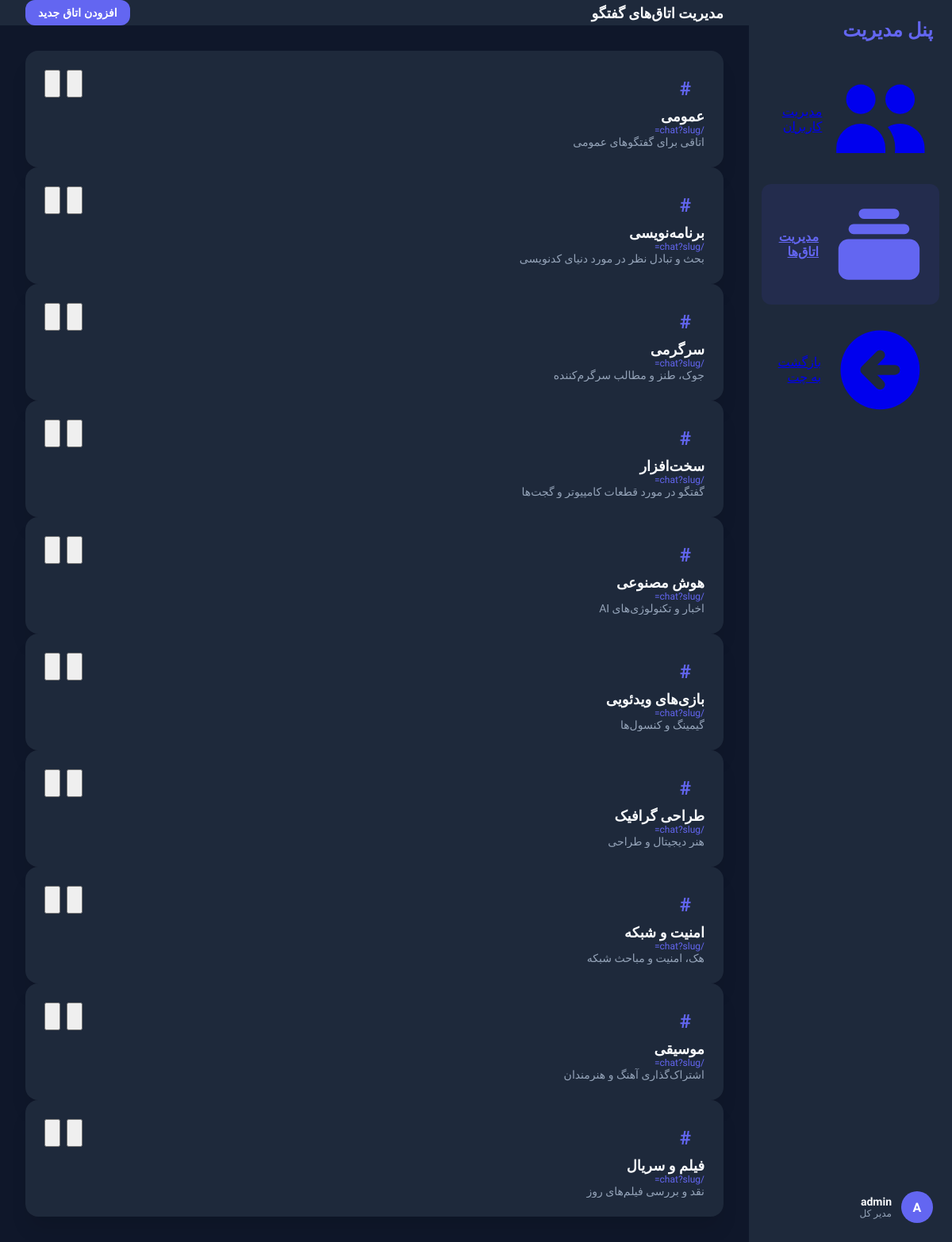
The page /admin/rooms (signed in) on the database its author committed.
### tables this page shows
CREATE TABLE rooms (
    id INTEGER PRIMARY KEY AUTOINCREMENT,
    name VARCHAR(100) NOT NULL,
    description TEXT
);

### app/Controllers/AdminController.php (called while the page is built, shortened)
<?php
class AdminController extends Controller {
    private $roomModel;
    public function __construct() {
        $this->roomModel = new Room();
    }
    public function rooms() {
        $rooms = $this->roomModel->getAll();
        return $this->view('admin/rooms', ['rooms' => $rooms]);
    }
}

### app/Core/Router.php (called while the page is built, shortened)
<?php
class Router {
    protected $routes = [];
    public function add($route, $controller, $action, $method = 'GET') {
        $this->routes[] = [
            'route' => $route,
            'controller' => $controller,
            'action' => $action,
            'method' => $method
        ];
    }
    public function dispatch($url, $requestMethod) {
        $url = parse_url($url, PHP_URL_PATH);
        foreach ($this->routes as $route) {
            if ($route['route'] === $url && $route['method'] === $requestMethod) {
                $controllerName = "App\Controllers\\" . $route['controller'];
                $action = $route['action'];
                if (class_exists($controllerName)) {
                    $controller = new $controllerName();
                    if (method_exists($controller, $action)) {
                        return $controller->$action();
                    }
                }
            }
        }
    }
}

### public/index.php (called while the page is built, shortened)
<?php
spl_autoload_register(function ($class) {
    $prefix = 'App\\';
    $base_dir = __DIR__ . '/../app/';
    $len = strlen($prefix);
    $relative_class = substr($class, $len);
    $file = $base_dir . str_replace('\\', '/', $relative_class) . '.php';
});
$router = new Router();
$router->add('/login', 'AuthController', 'showLogin', 'GET');
$router->add('/login', 'AuthController', 'login', 'POST');
$router->add('/register', 'AuthController', 'showRegister', 'GET');
$router->add('/register', 'AuthController', 'register', 'POST');
$router->add('/logout', 'AuthController', 'logout', 'GET');
$router->add('/chat', 'ChatController', 'index', 'GET');
$router->add('/api/chat/messages', 'ChatController', 'getMessages', 'GET');
$router->add('/api/chat/send', 'ChatController', 'sendMessage', 'POST');
$router->add('/private', 'PrivateController', 'chat', 'GET');
$router->add('/api/private/messages', 'PrivateController', 'getMessages', 'GET');
$router->add('/api/private/send', 'PrivateController', 'sendMessage', 'POST');
$router->add('/api/upload', 'UploadController', 'upload', 'POST');
$router->add('/admin', 'AdminController', 'index', 'GET');
$router->add('/admin/toggle-block', 'AdminController', 'toggleBlock', 'POST');
$router->add('/admin/delete-user', 'AdminController', 'deleteUser', 'POST');
$router->add('/api/admin/delete-message', 'AdminController', 'deleteMessage', 'POST');
$router->add('/admin/rooms', 'AdminController', 'rooms', 'GET');
$router->add('/admin/rooms/add', 'AdminController', 'addRoom', 'POST');
$router->add('/admin/rooms/edit', 'AdminController', 'editRoom', 'POST');
$router->add('/admin/rooms/delete', 'AdminController', 'deleteRoom', 'POST');
$router->dispatch($_SERVER['REQUEST_URI'], $_SERVER['REQUEST_METHOD']);

### app/Core/Database.php (called while the page is built, shortened)
<?php
class Database {
    private static $instance = null;
    private $connection;
    private function __construct() {
        try {
            if (DB_TYPE === 'mysql') {
                $dsn = "mysql:host=" . DB_HOST . ";dbname=" . DB_NAME . ";charset=utf8mb4";
                $this->connection = new PDO($dsn, DB_USER, DB_PASS);
            } else {
                $this->connection = new PDO("sqlite:" . SQLITE_PATH);
            }
            $this->connection->setAttribute(PDO::ATTR_ERRMODE, PDO::ERRMODE_EXCEPTION);
            $this->connection->setAttribute(PDO::ATTR_DEFAULT_FETCH_MODE, PDO::FETCH_ASSOC);
            $this->connection->setAttribute(PDO::ATTR_EMULATE_PREPARES, false);
        } catch (PDOException $e) {
            die("Connection failed: " . $e->getMessage());
        }
    }
    public static function getInstance() {
        if (!self::$instance) {
            self::$instance = new self();
        }
        return self::$instance;
    }
    public function getConnection() {
        return $this->connection;
    }
    private function initialize() {
        $sql = file_get_contents(__DIR__ . '/../../database.sql');
        $queries = explode(';', $sql);
        foreach ($queries as $query) {
            $query = trim($query);
            if (!empty($query)) {
                $this->connection->exec($query);
            }
        }
    }
}

### app/Core/Model.php (called while the page is built, shortened)
<?php
class Model {
    public function __construct() {
        $this->db = Database::getInstance()->getConnection();
    }
}

### app/Models/Room.php (called while the page is built, shortened)
<?php
class Room extends Model {
    public function getAll() {
        $stmt = $this->db->prepare("SELECT * FROM rooms ORDER BY id ASC");
        $stmt->execute();
        return $stmt->fetchAll();
    }
}

### views/admin/rooms.php (the view, shortened to what this page needs)
<?php require_once __DIR__ . '/../layout/header.php'; ?>
<div class="flex h-screen bg-main text-main overflow-hidden">
    <div class="w-64 bg-sidebar flex flex-col border-l border-divider">
        <div class="p-6">
            <h1 class="text-2xl font-black text-indigo-400">پنل مدیریت</h1>
        </div>
        <nav class="flex-grow px-4 space-y-2">
            <a href="/admin" class="flex items-center gap-3 p-3 hover:bg-active rounded-xl transition">
                <svg xmlns="http://www.w3.org/2000/svg" class="h-5 w-5" viewBox="0 0 20 20" fill="currentColor">
                  <path d="M9 6a3 3 0 11-6 0 3 3 0 016 0zM17 6a3 3 0 11-6 0 3 3 0 016 0zM12.93 17c.046-.327.07-.66.07-1a6.97 6.97 0 00-1.5-4.33A5 5 0 0119 16v1h-6.07zM6 11a5 5 0 015 5v1H1v-1a5 5 0 015-5z" />
                </svg>
            </a>
            <a href="/admin/rooms" class="flex items-center gap-3 p-3 bg-indigo-600/20 text-indigo-400 rounded-xl font-bold">
                <svg xmlns="http://www.w3.org/2000/svg" class="h-5 w-5" viewBox="0 0 20 20" fill="currentColor">
                  <path d="M7 3a1 1 0 000 2h6a1 1 0 100-2H7zM4 7a1 1 0 011-1h10a1 1 0 110 2H5a1 1 0 01-1-1zM2 11a2 2 0 012-2h12a2 2 0 012 2v4a2 2 0 01-2 2H4a2 2 0 01-2-2v-4z" />
                </svg>
                مدیریت اتاق‌ها
            </a>
            <a href="/chat" class="flex items-center gap-3 p-3 hover:bg-active rounded-xl transition">
                <svg xmlns="http://www.w3.org/2000/svg" class="h-5 w-5" viewBox="0 0 20 20" fill="currentColor">
                  <path fill-rule="evenodd" d="M10 18a8 8 0 100-16 8 8 0 000 16zm.707-10.293a1 1 0 00-1.414-1.414l-3 3a1 1 0 000 1.414l3 3a1 1 0 001.414-1.414L9.414 11H13a1 1 0 100-2H9.414l1.293-1.293z" clip-rule="evenodd" />
                </svg>
            </a>
        </nav>
        <div class="p-4 border-t border-divider">
            <div class="flex items-center gap-3 p-2">
                <div class="w-10 h-10 rounded-full bg-indigo-500 flex items-center justify-center font-bold text-white">A</div>
                <div>
                    <div class="text-sm font-bold"><?php echo $_SESSION['username']; ?></div>
                    <div class="text-xs text-muted">مدیر کل</div>
                </div>
            </div>
        </div>
    </div>
    <div class="flex-grow flex flex-col overflow-hidden">
        <header class="h-16 bg-header border-b border-divider flex items-center px-8 justify-between">
            <h2 class="text-lg font-bold">مدیریت اتاق‌های گفتگو</h2>
            <button onclick="document.getElementById('add-room-modal').classList.remove('hidden')" class="btn btn-primary px-4 py-2 text-sm">
                افزودن اتاق جدید
            </button>
        </header>
        <main class="flex-grow p-8 overflow-y-auto custom-scrollbar">
            <div class="grid grid-cols-1 md:grid-cols-2 lg:grid-cols-3 gap-6">
                <?php foreach ($rooms as $room): ?>
                <div class="bg-card rounded-2xl border border-divider p-6 shadow-xl relative group">
                    <div class="flex justify-between items-start mb-4">
                        <div class="w-12 h-12 rounded-xl bg-indigo-600/10 text-indigo-400 flex items-center justify-center text-2xl font-bold">#</div>
                        <div class="flex gap-2">
                            <button onclick='editRoom(<?php echo json_encode($room); ?>)' class="p-2 text-muted hover:text-indigo-400 transition">
                            </button>
                            <form action="/admin/rooms/delete" method="POST" onsubmit="return confirm('آیا از حذف این اتاق اطمینان دارید؟ تمامی پیام‌ها نیز حذف خواهند شد.')">
                                <button type="submit" class="p-2 text-muted hover:text-red-500 transition">
                                </button>
                            </form>
                        </div>
                    </div>
                    <h3 class="text-lg font-bold mb-1"><?php echo htmlspecialchars($room['name']); ?></h3>
                    <p class="text-xs text-indigo-400 font-mono mb-3">/chat?slug=<?php echo htmlspecialchars($room['slug']); ?></p>
                    <p class="text-sm text-muted line-clamp-2"><?php echo htmlspecialchars($room['description']); ?></p>
                </div>
                <?php endforeach; ?>
            </div>
        </main>
    </div>
</div>
<?php require_once __DIR__ . '/../layout/footer.php'; ?>

### views/admin/rooms.php (style rules this page uses)
.line-clamp-2 { display: -webkit-box; -webkit-line-clamp: 2; -webkit-box-orient: vertical; overflow: hidden; }

### views/layout/footer.php (style rules this page uses)
html, body { height: 100%; margin: 0; overflow: hidden; }

### rows shown on the page
rooms: name "عمومی", description "اتاقی برای گفتگوهای عمومی"
rooms: name "برنامه‌نویسی", description "بحث و تبادل نظر در مورد دنیای کدنویسی"
rooms: name "سرگرمی", description "جوک، طنز و مطالب سرگرم‌کننده"
rooms: name "سخت‌افزار", description "گفتگو در مورد قطعات کامپیوتر و گجت‌ها"
rooms: name "هوش مصنوعی", description "اخبار و تکنولوژی‌های AI"
rooms: name "بازی‌های ویدئویی", description "گیمینگ و کنسول‌ها"
rooms: name "طراحی گرافیک", description "هنر دیجیتال و طراحی"
rooms: name "امنیت و شبکه", description "هک، امنیت و مباحث شبکه"
rooms: name "موسیقی", description "اشتراک‌گذاری آهنگ و هنرمندان"
rooms: name "فیلم و سریال", description "نقد و بررسی فیلم‌های روز"

### other values the page prints
$_SESSION['username'] "admin"
